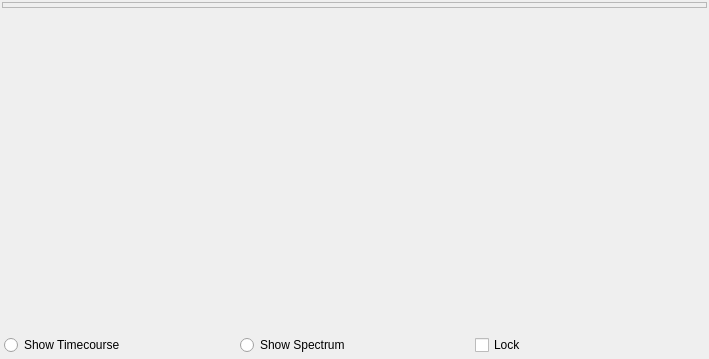
<?xml version="1.0" encoding="UTF-8"?>
<ui version="4.0">
 <class>plottingDialog</class>
 <widget class="QDialog" name="plottingDialog">
  <property name="geometry">
   <rect>
    <x>0</x>
    <y>0</y>
    <width>709</width>
    <height>359</height>
   </rect>
  </property>
  <property name="sizePolicy">
   <sizepolicy hsizetype="Preferred" vsizetype="Preferred">
    <horstretch>0</horstretch>
    <verstretch>0</verstretch>
   </sizepolicy>
  </property>
  <property name="windowTitle">
   <string>Dialog</string>
  </property>
  <layout class="QVBoxLayout" name="verticalLayout">
   <property name="margin">
    <number>2</number>
   </property>
   <item>
    <widget class="QFrame" name="frame_2">
     <property name="sizePolicy">
      <sizepolicy hsizetype="Preferred" vsizetype="Maximum">
       <horstretch>0</horstretch>
       <verstretch>0</verstretch>
      </sizepolicy>
     </property>
     <property name="frameShape">
      <enum>QFrame::StyledPanel</enum>
     </property>
     <property name="frameShadow">
      <enum>QFrame::Raised</enum>
     </property>
     <layout class="QHBoxLayout" name="horizontalLayout_2">
      <property name="margin">
       <number>2</number>
      </property>
     </layout>
    </widget>
   </item>
   <item>
    <widget class="QWidget" name="widget" native="true"/>
   </item>
   <item>
    <widget class="QFrame" name="frame">
     <property name="sizePolicy">
      <sizepolicy hsizetype="Preferred" vsizetype="Maximum">
       <horstretch>0</horstretch>
       <verstretch>0</verstretch>
      </sizepolicy>
     </property>
     <property name="frameShape">
      <enum>QFrame::NoFrame</enum>
     </property>
     <property name="frameShadow">
      <enum>QFrame::Raised</enum>
     </property>
     <layout class="QHBoxLayout" name="horizontalLayout">
      <property name="margin">
       <number>2</number>
      </property>
      <item>
       <widget class="QRadioButton" name="timeCourseRadio">
        <property name="text">
         <string>Show Timecourse</string>
        </property>
       </widget>
      </item>
      <item>
       <widget class="QRadioButton" name="spectrumRadio">
        <property name="text">
         <string>Show Spectrum</string>
        </property>
       </widget>
      </item>
      <item>
       <widget class="QCheckBox" name="checkLock">
        <property name="text">
         <string>Lock</string>
        </property>
       </widget>
      </item>
     </layout>
    </widget>
   </item>
  </layout>
 </widget>
 <resources>
  <include location="../resources/timeplotter.qrc"/>
 </resources>
 <connections/>
</ui>
